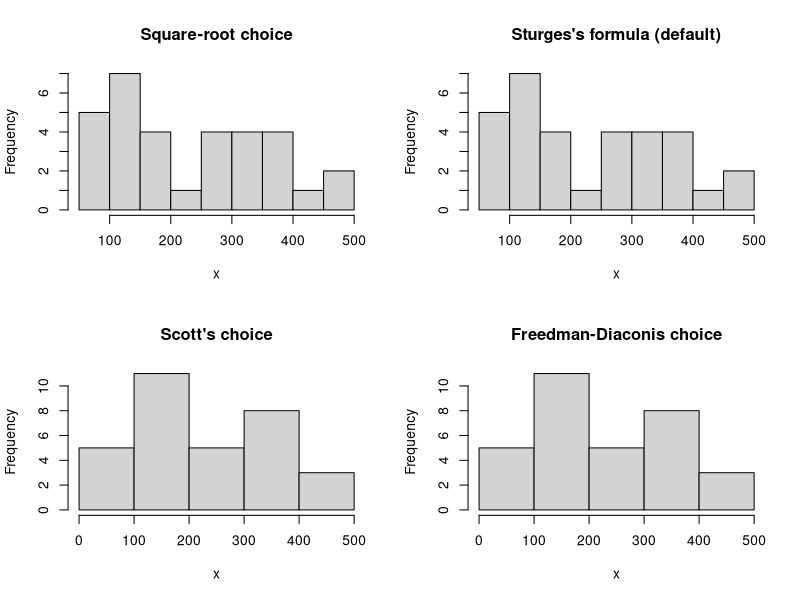
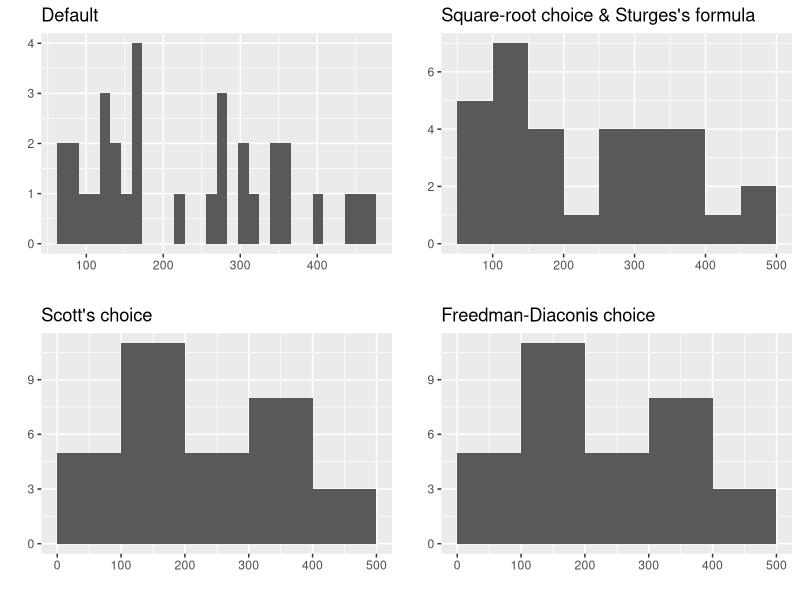
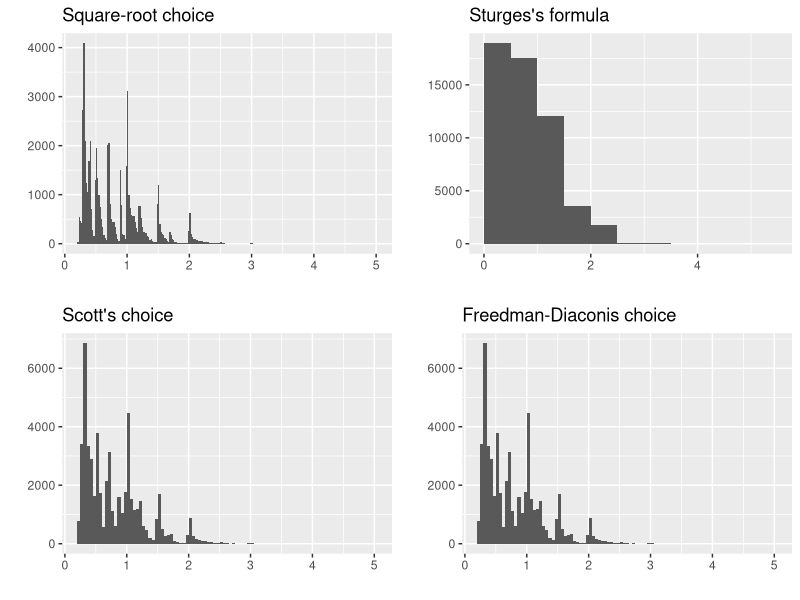
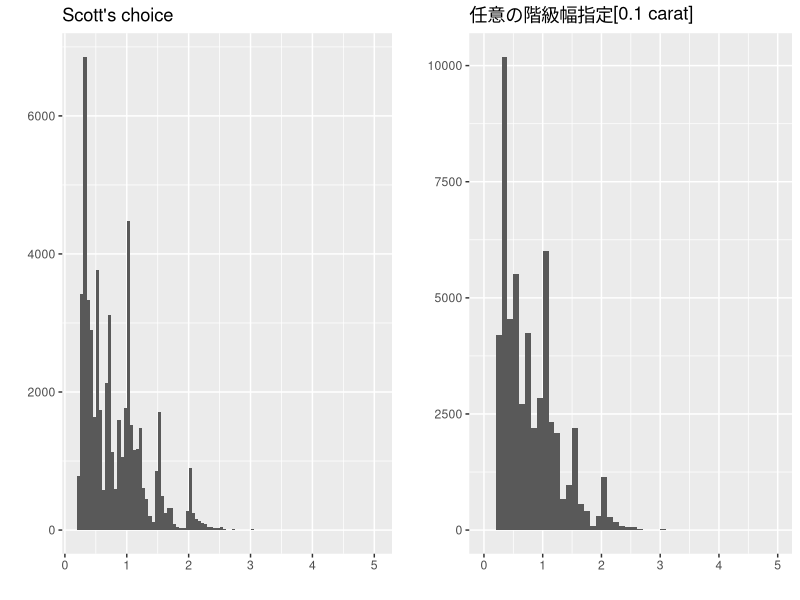
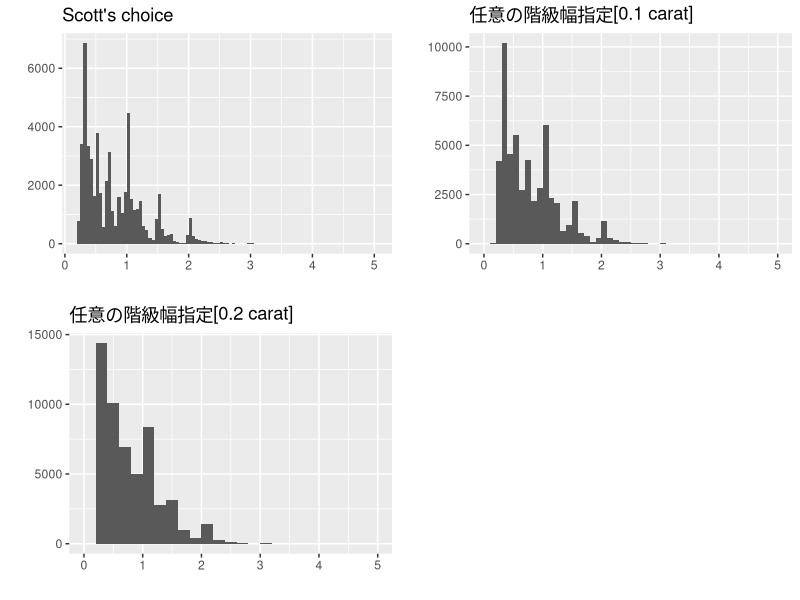
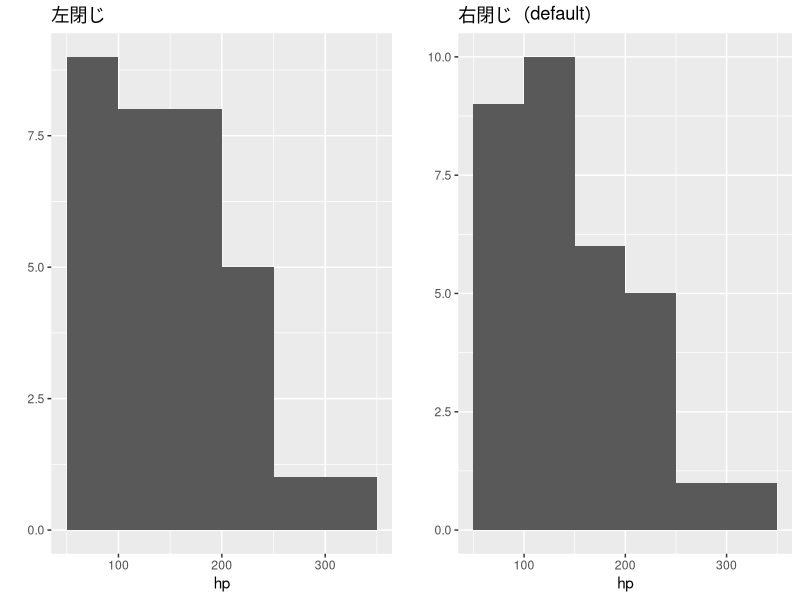

Write R code to recreate these figures, in order.
## ---- chunk 1

## ---- chunk 2
knitr::opts_chunk$set(echo = TRUE, warning = FALSE)

require(tidyverse)
require(gridExtra)

tidyverse::tidyverse_conflicts()

class <- c("display cell-border compact")
style <- ifelse(!interactive(), c("bootstrap"), c("default"))
## ---- chunk 3
mtcars
## ---- chunk 4
mpg <- mtcars$mpg
disp <- mtcars$disp
hp <- mtcars$hp
## ---- chunk 5
x <- mtcars$mpg
## ---- chunk 6
x <- mtcars$disp
## ---- chunk 7
x <- mtcars$hp
## ---- chunk 8
x <- mtcars$disp             # 対象データ
n <- round(sqrt(length(x)))  # 階級数を求める
breaks <- pretty(x, n)       # 階級を求める

mtcars %>% 
  dplyr::mutate(freq = cut(disp, breaks = breaks, include.lowest = TRUE)) %>% 
  dplyr::count(freq) %>% 
  dplyr::mutate(cum = cumsum(n)) %>% 
  dplyr::rename(`階級` = freq, `度数` = n, `累積度数` = cum)
## ---- chunk 9
x <- mtcars$disp             # 対象データ
n <- nclass.scott(x)         # 階級数を求める
breaks <- pretty(x, n)       # 階級を求める

mtcars %>%
  dplyr::mutate(freq = cut(disp, breaks = breaks, include.lowest = TRUE)) %>%
  dplyr::count(freq) %>%
  dplyr::mutate(cum = cumsum(n)) %>% 
  dplyr::rename(`階級` = freq, `度数` = n, `累積度数` = cum)
## ---- chunk 10
x <- mtcars$disp
old_par <- par()
op <- par(mfrow = c(2, 2))
hist(x, breaks = pretty(x, round(sqrt(length(x)))), main = "Square-root choice")
hist(x, main = "Sturges's formula (default)")
hist(x, breaks = "scott", main = "Scott's choice")
hist(x, breaks = "FD", main = "Freedman-Diaconis choice")
par(op)
par(old_par)
## ---- chunk 11
x <- mtcars$disp

gg_def <- as.data.frame(x) %>% 
  ggplot2::ggplot(aes(x = x)) +
    ggplot2::geom_histogram() +
    ggplot2::labs(title = "Default", x = "", y = "")

n <- nclass.Sturges(x)
gg_sf <- as.data.frame(x) %>% 
  ggplot2::ggplot(aes(x = x)) +
    ggplot2::geom_histogram(breaks = pretty(x, n)) +
    ggplot2::labs(title = "Square-root choice & Sturges's formula", x = "", y = "")

n <- nclass.scott(x)
gg_sc <- as.data.frame(x) %>% 
  ggplot2::ggplot(aes(x = x)) +
    ggplot2::geom_histogram(breaks = pretty(x, n)) +
    ggplot2::labs(title = "Scott's choice", x = "", y = "")

n <- nclass.FD(x)
gg_fdc <- as.data.frame(x) %>% 
  ggplot2::ggplot(aes(x = x)) +
    ggplot2::geom_histogram(breaks = pretty(x, n)) +
    ggplot2::labs(title = "Freedman-Diaconis choice", x = "", y = "")

gridExtra::grid.arrange(gg_def, gg_sf, gg_sc, gg_fdc)
## ---- chunk 12
x <- ggplot2::diamonds$carat
## ---- chunk 13
n <- round(sqrt(length(x)))
gg_src <- as.data.frame(x) %>% 
  ggplot2::ggplot(aes(x = x)) +
    ggplot2::geom_histogram(breaks = pretty(x, n)) +
    ggplot2::labs(title = "Square-root choice", x = "", y = "")

n <- nclass.Sturges(x)
gg_sf <- as.data.frame(x) %>% 
  ggplot2::ggplot(aes(x = x)) +
    ggplot2::geom_histogram(breaks = pretty(x, n)) +
    ggplot2::labs(title = "Sturges's formula", x = "", y = "")

n <- nclass.scott(x)
gg_sc <- as.data.frame(x) %>% 
  ggplot2::ggplot(aes(x = x)) +
    ggplot2::geom_histogram(breaks = pretty(x, n)) +
    ggplot2::labs(title = "Scott's choice", x = "", y = "")

n <- nclass.FD(x)
gg_fdc <- as.data.frame(x) %>% 
  ggplot2::ggplot(aes(x = x)) +
    ggplot2::geom_histogram(breaks = pretty(x, n)) +
    ggplot2::labs(title = "Freedman-Diaconis choice", x = "", y = "")

gridExtra::grid.arrange(gg_src, gg_sf, gg_sc, gg_fdc)
## ---- chunk 14
breaks <- c(seq(0, 5.0, 0.1))

gg_any <- as.data.frame(x) %>% 
  ggplot2::ggplot(aes(x = x)) +
    ggplot2::geom_histogram(breaks = breaks) +
    ggplot2::labs(title = "任意の階級幅指定[0.1 carat]", x = "", y = "")

gridExtra::grid.arrange(gg_sc, gg_any, ncol = 2)
## ---- chunk 15
breaks <- c(seq(0, 5.0, 0.2))

gg_any2 <- as.data.frame(x) %>% 
  ggplot2::ggplot(aes(x = x)) +
    ggplot2::geom_histogram(breaks = breaks) +
    ggplot2::labs(title = "任意の階級幅指定[0.2 carat]", x = "", y = "")

gridExtra::grid.arrange(gg_sc, gg_any, gg_any2, ncol = 2)
## ---- chunk 16
gg_left <- mtcars %>%
  ggplot2::ggplot(aes(x = hp)) +
  ggplot2::geom_histogram(breaks = pretty(mtcars$hp,
                                          n = nclass.Sturges(mtcars$hp)),
                          closed = "left") +
  ggplot2::labs(title = "左閉じ", y = "")

gg_right <- mtcars %>%
  ggplot2::ggplot(aes(x = hp)) +
  ggplot2::geom_histogram(breaks = pretty(mtcars$hp,
                                          n = nclass.Sturges(mtcars$hp)),
                          closed = "right") +
  ggplot2::labs(title = "右閉じ（default）", y = "")

gridExtra::grid.arrange(gg_left, gg_right, ncol = 2)
## ---- chunk 17

